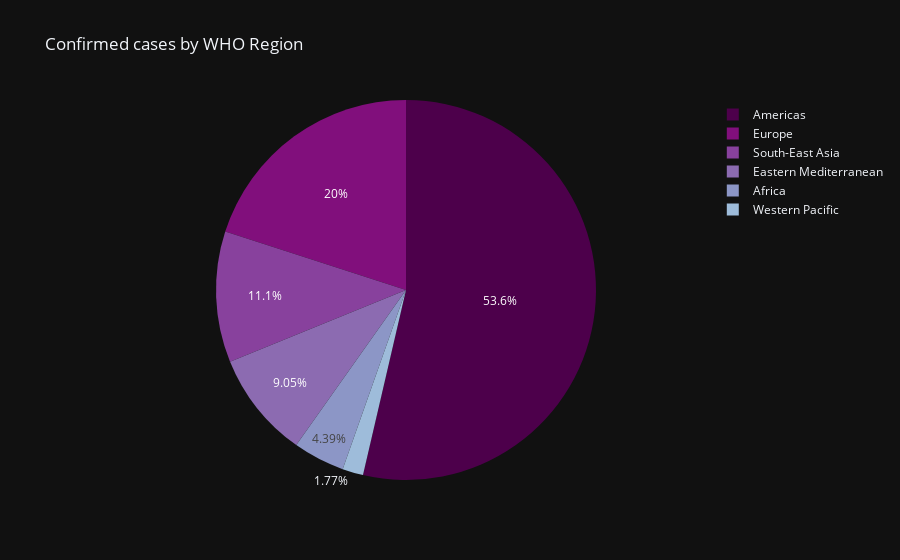

Notebook code cell kept with this figure:
### Code cell
fig = px.pie(df, names= 'WHO Region', values = 'Confirmed' , title='Confirmed cases by WHO Region', template='plotly_dark', color_discrete_sequence=px.colors.sequential.BuPu_r)
fig.show()

### Figure 1 — Plotly figure (JSON) as saved in the notebook; plotly's stock layout.template omitted (floating-point values rounded to 4 significant figures; data arrays with more than 128 entries replaced by an {"elided": "..."} marker saying what was removed)
{"data": [{"domain": {"x": [0, 1], "y": [0, 1]}, "hovertemplate": "WHO Region=%{label}<br>Confirmed=%{value}<extra></extra>", "labels": {"elided": "187 str values"}, "legendgroup": "", "name": "", "showlegend": true, "type": "pie", "values": {"elided": "187 int values"}}], "layout": {"legend": {"tracegroupgap": 0}, "piecolorway": ["rgb(77,0,75)", "rgb(129,15,124)", "rgb(136,65,157)", "rgb(140,107,177)", "rgb(140,150,198)", "rgb(158,188,218)", "rgb(191,211,230)", "rgb(224,236,244)", "rgb(247,252,253)"], "title": {"text": "Confirmed cases by WHO Region"}}}
